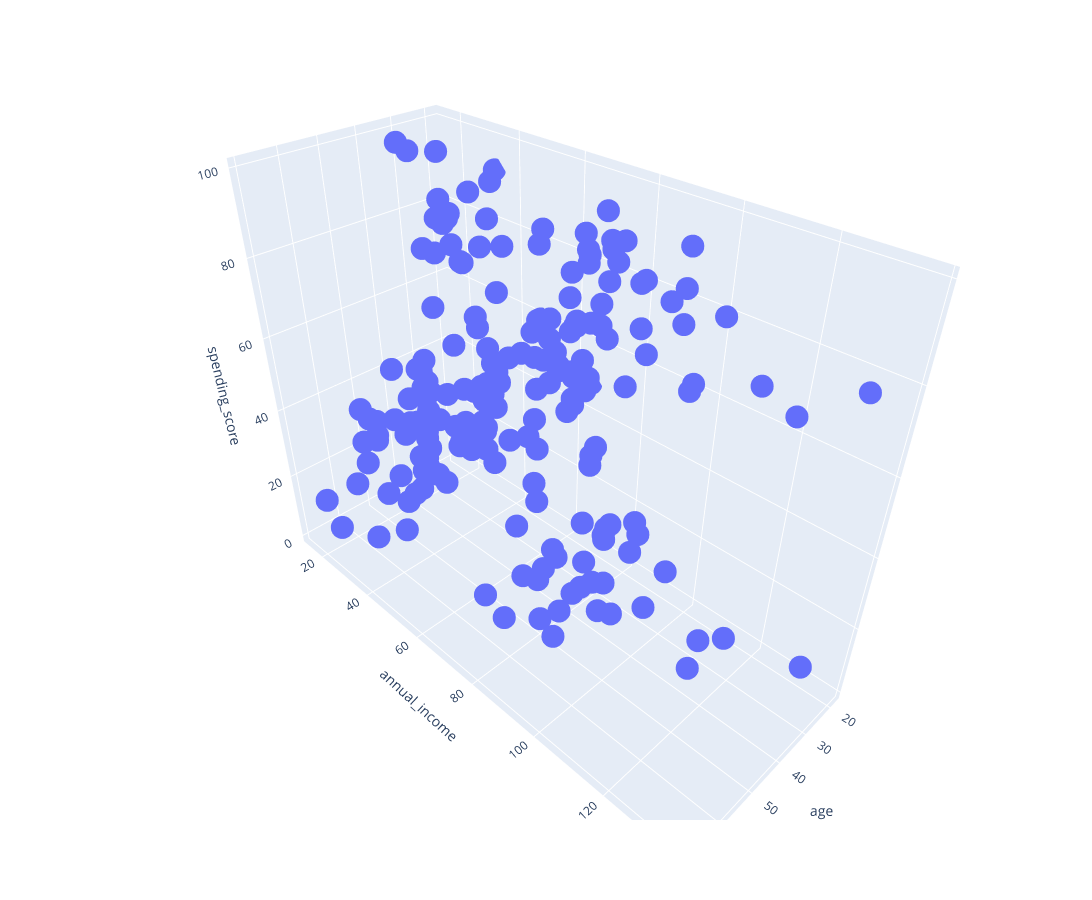

The notebook cell saved with this chart:
### Markdown cell above
Чтобы мы могли визуально оценивать результаты кластеризации, будем проводить её по трём признакам, а именно: 
- годовой заработок
- коэффициент покупательской способности
- возраст

Визуализируем распределение данных:

### Code cell
import plotly
import plotly.express as px

# передаём датафрейм и поля, которые нужно использовать для осей абсцисс, ординат и аппликат
fig = px.scatter_3d(
    data_frame=df, 
    x = 'age', 
    y = 'annual_income', 
    z = 'spending_score', 
    width=1500,
    height=900
)

#отображаем график
fig.show()

### Figure 1 — Plotly figure (JSON) as saved in the notebook; plotly's stock layout.template omitted (floating-point values rounded to 4 significant figures; data arrays with more than 128 entries replaced by an {"elided": "..."} marker saying what was removed)
{"data": [{"hovertemplate": "age=%{x}<br>annual_income=%{y}<br>spending_score=%{z}<extra></extra>", "legendgroup": "", "marker": {"color": "#636efa", "symbol": "circle"}, "mode": "markers", "name": "", "scene": "scene", "showlegend": false, "type": "scatter3d", "x": {"elided": "200 int values"}, "y": {"elided": "200 int values"}, "z": {"elided": "200 int values"}}], "layout": {"height": 900, "legend": {"tracegroupgap": 0}, "margin": {"t": 60}, "scene": {"domain": {"x": [0, 1], "y": [0, 1]}, "xaxis": {"title": {"text": "age"}}, "yaxis": {"title": {"text": "annual_income"}}, "zaxis": {"title": {"text": "spending_score"}}}, "width": 1500}}
